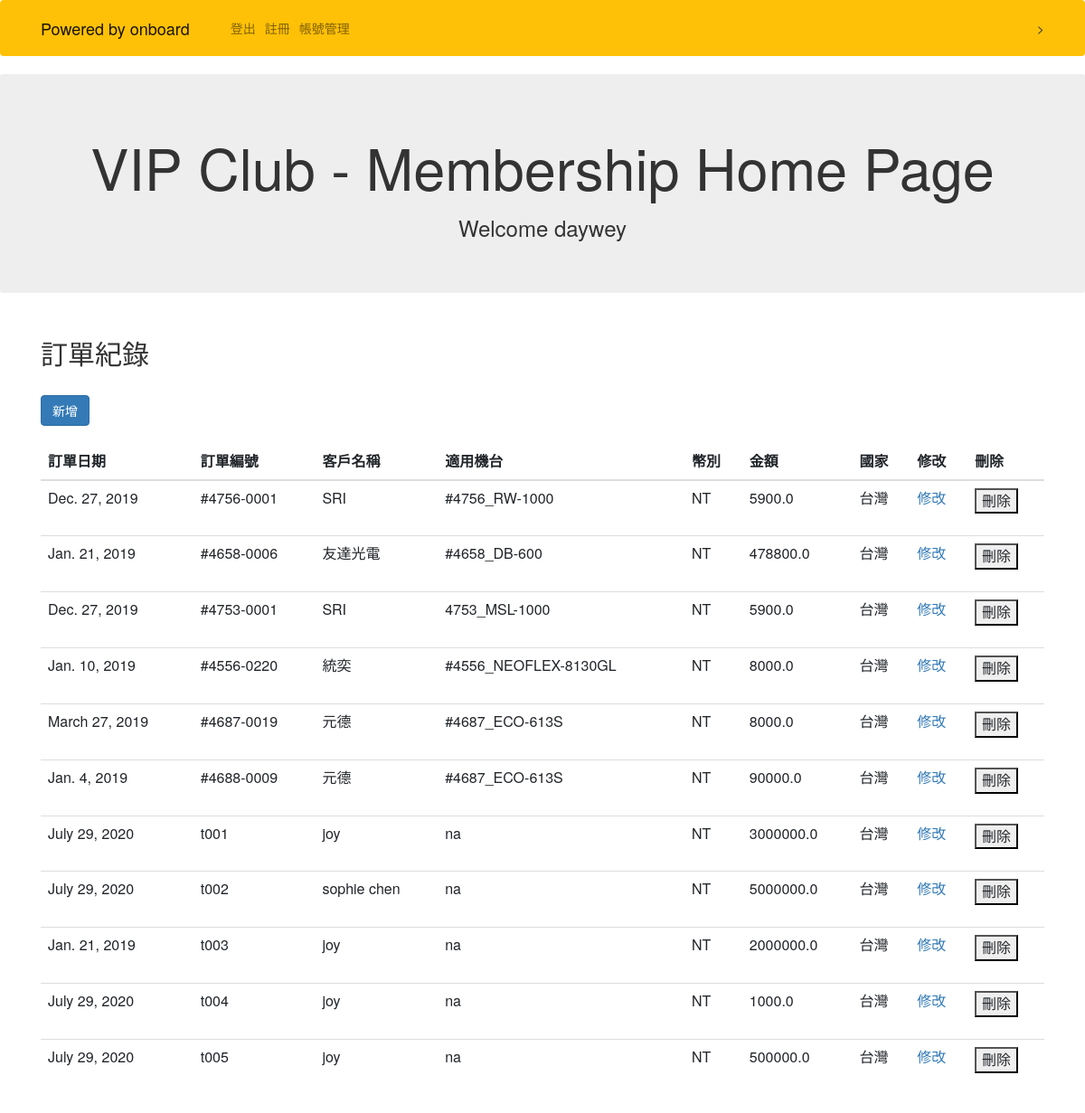
Screenshot of /membershipHome/ (signed in) with the database file from the repository.
### display/models.py (models this page shows, shortened)
class purchase(models.Model):
    orderDate = models.DateField()
    orderNumber = models.CharField(max_length=100)
    customerID = models.CharField(max_length=100)
    customerDesc = models.CharField(max_length=250)
    pressDesc = models.CharField(max_length=250)
    currency = models.CharField(max_length=20)
    amount = models.FloatField()
    NTamount = models.FloatField()
    country = models.CharField(max_length=100)
    group = models.CharField(max_length=250)

### display/views.py (the view)
# urls.py: path('membershipHome/', dv.membershipHome, name='membershipHome'),
@login_required
def membershipHome(request):
    current_user = User.objects.get(username=request.user.username)
    Admin = custID.objects.get(username=current_user).isAdmin
    group = custID.objects.get(username=current_user).group
    isAdmin = Admin
    if isAdmin == False:
        current_custID = custID.objects.filter(username=current_user).values_list('customerID')[0]
        purchaseparts = purchase.objects.filter(customerID__in=current_custID).order_by('-orderDate')
        totalcount = purchase.objects.filter(customerID__in=current_custID).count()
        totalvalue = purchase.objects.filter(customerID__in=current_custID).aggregate(Sum('amount'))['amount__sum']
        return render(request, 'display/membershipHome.html', {'purchases': purchaseparts, 'current':current_custID, 'current_users':current_user, 'isAdmin': isAdmin, 'totalcount': totalcount, 'totalvalue': totalvalue})
    else:
            if group == 'super':
                purchaseparts = purchase.objects.all()
                return render(request, 'display/membershipHome.html', {'purchases': purchaseparts, 'current_users':current_user, 'isAdmin': isAdmin})
            else:
                purchaseparts = purchase.objects.filter(group=group)
                return render(request, 'display/membershipHome.html', {'purchases': purchaseparts, 'current_users':current_user, 'isAdmin': isAdmin})

### display/templates/display/membershipHome.html (shortened to what this page needs)
{% extends 'display/base.html' %}
{% block content %}
<!DOCTYPE html>
<html lang="en">
<head>
    <link rel="stylesheet" href="https://maxcdn.bootstrapcdn.com/bootstrap/3.4.1/css/bootstrap.min.css">
</head>
<body>
    <div class="jumbotron text-center">
        <h1>VIP Club - Membership Home Page</h1>
        <h3>Welcome {{user.username}} </h3>
    </div>
{% if isAdmin %}
    <div class="container">
      <h2>訂單紀錄</h2> <br>
        <a class="btn btn-primary" href="{% url 'addPurchase' %}" role="button">新增</a>
      <br><br>
      <table class="table table-hover">
        <thead>
        <tr>
            <th>訂單日期</th>
            <th>訂單編號</th>
            <th>客戶名稱</th>
            <th>適用機台</th>
            <th>幣別</th>
            <th>金額</th>
            <th>國家</th>
            <th>修改</th>
            <th>刪除</th>
          </tr>
        </thead>
        <tbody>
        {% for purchase in purchases %}
            <tr>
                <td>{{purchase.orderDate}}</td>
                <td>{{purchase.orderNumber}}</td>
                <td>{{purchase.customerDesc}}</td>
                <td>{{purchase.pressDesc}}</td>
                <td>{{purchase.currency}}</td>
                <td>{{purchase.amount}}</td>
                <td>{{purchase.country}}</td>
                <td>
                    <a href="{% url 'editPurchase' purchase.id %}">
                    修改
                    </a>
                </td>
                <td>
                    <form method="POST" action="{% url 'deletePurchase' purchase.id %}">
                     <button type = "submit" >刪除</button>
                    </form>
                </td>
            </tr>
        {% endfor %}
        </tbody>
      </table>
    </div>
{% endif %}
</body>
</html>
{% endblock %}

### display/templates/display/base.html (shortened to what this page needs)
<head>
    <link rel="stylesheet" href="https://stackpath.bootstrapcdn.com/bootstrap/4.4.1/css/bootstrap.min.css">
</head>
<body>
<nav class="navbar navbar-expand-md navbar-light bg-warning">
<div class="container">
    {% if user.is_authenticated %}
        {% if isAdmin %}
            <a class="navbar-brand" href="{% url 'membershipHome' %}">
                <span>Powered by onboard</span>
            </a>
            <div class="collapse navbar-collapse" id="navbarNav">
                <ul class="navbar-nav mr-auto">
                    <li class="nav-item">
                        <a href="#" onclick="$('#signOutBtn').click()" class="nav-link">登出</a>
                    </li>
                    <li class="nav-item {{ signup }}">
                        <a class="nav-link" href="{% url 'signup' %}">註冊</a>
                    </li>
                    <li class="nav-item {{ manageAccount }}">
                        <a class="nav-link" href="{% url 'manageAccount' %}">帳號管理</a>
                    </li>
                </ul>
            </div>>
        {% endif %}
    {% endif %}
</div>
</nav>
</body>
{% block content%} {%endblock%}

### rows the page displays
purchase: orderDate "Dec. 27, 2019", orderNumber "#4756-0001", customerDesc "SRI", pressDesc "#4756_RW-1000", currency "NT", amount "5900.0", country "台灣"
purchase: orderDate "Jan. 21, 2019", orderNumber "#4658-0006", customerDesc "友達光電", pressDesc "#4658_DB-600", currency "NT", amount "478800.0", country "台灣"
purchase: orderDate "Dec. 27, 2019", orderNumber "#4753-0001", customerDesc "SRI", pressDesc "4753_MSL-1000", currency "NT", amount "5900.0", country "台灣"
purchase: orderDate "Jan. 10, 2019", orderNumber "#4556-0220", customerDesc "統奕", pressDesc "#4556_NEOFLEX-8130GL", currency "NT", amount "8000.0", country "台灣"
purchase: orderDate "March 27, 2019", orderNumber "#4687-0019", customerDesc "元德", pressDesc "#4687_ECO-613S", currency "NT", amount "8000.0", country "台灣"
purchase: orderDate "Jan. 4, 2019", orderNumber "#4688-0009", customerDesc "元德", pressDesc "#4687_ECO-613S", currency "NT", amount "90000.0", country "台灣"
purchase: orderDate "July 29, 2020", orderNumber "t001", customerDesc "joy", pressDesc "na", currency "NT", amount "3000000.0", country "台灣"
purchase: orderDate "July 29, 2020", orderNumber "t002", customerDesc "sophie chen", pressDesc "na", currency "NT", amount "5000000.0", country "台灣"
purchase: orderDate "Jan. 21, 2019", orderNumber "t003", customerDesc "joy", pressDesc "na", currency "NT", amount "2000000.0", country "台灣"
purchase: orderDate "July 29, 2020", orderNumber "t004", customerDesc "joy", pressDesc "na", currency "NT", amount "1000.0", country "台灣"
purchase: orderDate "July 29, 2020", orderNumber "t005", customerDesc "joy", pressDesc "na", currency "NT", amount "500000.0", country "台灣"

### other values shown
{{ user.username }} "daywey"
